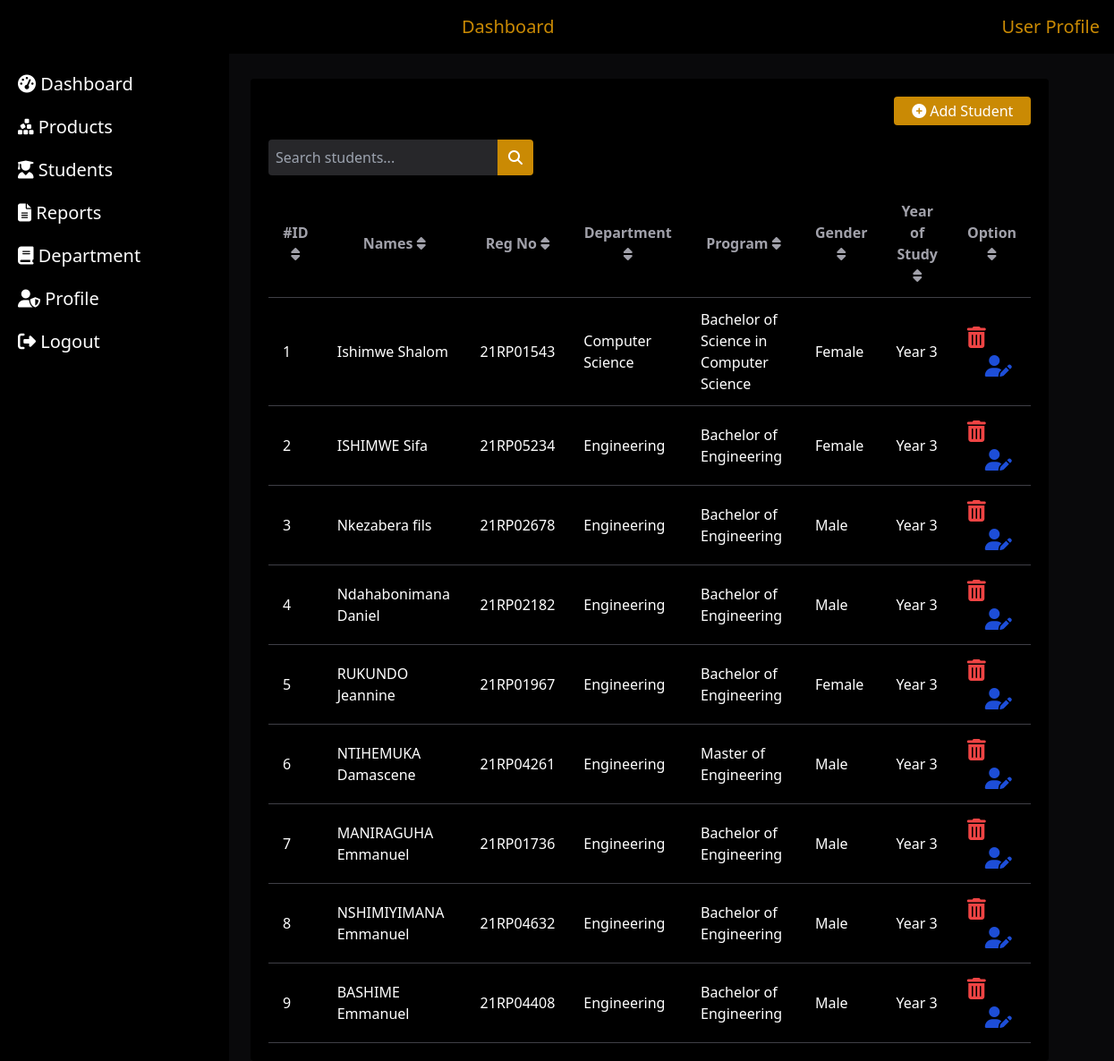
Page /student on the committed database.
### tables this page shows
CREATE TABLE students
                 (Id INTEGER PRIMARY KEY AUTOINCREMENT,
                  Name TEXT,
                  Reg_no TEXT UNIQUE,
                  gender TEXT,
                  Department TEXT,
                  Program TEXT,
                  Year TEXT,
                  Card TEXT);

### app.py (the view)
@app.route('/student', methods=['GET'])
def get_all_students():
    conn = sqlite3.connect('barcodes.db')
    c = conn.cursor()
    c.execute("SELECT Id, Name, Reg_no, Department, Program, gender as Gender, Year FROM students")
    students = [dict(zip([column[0] for column in c.description], row)) for row in c.fetchall()]
    conn.close()
    return render_template('student.html', students=students)

### templates/student.html (shortened to what this page needs)
{% extends "base.html" %}
{% block content %}
<div class="bg-black p-5 rounded">
        <div class="text-end mb-4">
            <button class="text-white bg-yellow-600 px-5 py-1 rounded" id="openModalBtn">  <i class="fa fa-circle-plus"></i> Add Student</button>
     </div>
  <div class="mb-4 flex">
      <input type="text" id="searchInput" placeholder="Search students..." class="w-64 p-2 bg-zinc-800 text-white rounded-l">
      <button id="searchButton" class="bg-yellow-600 text-white px-3 py-2 rounded-r"><i class="fa fa-search"></i></button>
  </div>
  <div class="overflow-x-auto">
 <table class="w-full text-white">
        <thead>
            <tr>
                <th class="border-b border-zinc-700 px-4 text-zinc-400 py-3 cursor-pointer" data-sort="id">#ID <i class="fa-solid fa-sort"></i></th>
                  <th class="border-b border-zinc-700 px-4 text-zinc-400 py-3 cursor-pointer" data-sort="name">Names <i class="fa-solid fa-sort"></i></th>
                <th class="border-b border-zinc-700 px-4 text-zinc-400 py-3 cursor-pointer" data-sort="category">Reg No <i class="fa-solid fa-sort"></i></th>
                <th class="border-b border-zinc-700 px-4 text-zinc-400 py-3 cursor-pointer" data-sort="serial"> Department <i class="fa-solid fa-sort"></i></th>
                <th class="border-b border-zinc-700 px-4 text-zinc-400 py-3 cursor-pointer" data-sort="details"> Program <i class="fa-solid fa-sort"></i></th>
                <th class="border-b border-zinc-700 px-4 text-zinc-400 py-3 cursor-pointer" data-sort="owner">Gender <i class="fa-solid fa-sort"></i></th>
                <th class="border-b border-zinc-700 px-4 text-zinc-400 py-3 cursor-pointer" data-sort="timeGetOut">Year of Study <i class="fa-solid fa-sort"></i></th>
                <th class="border-b border-zinc-700 px-4 text-zinc-400 py-3 cursor-pointer" >Option <i class="fa-solid fa-sort"></i></th>
              </tr>
          </thead>
          <tbody id="tableRow">
              {% for student in students %}
              <tr>
                  <td class="border-b border-zinc-700 px-4 py-3">{{ loop.index}}</td>
                  <td class="border-b border-zinc-700 px-4 py-3">{{ student.Name }}</td>
                  <td class="border-b border-zinc-700 px-4 py-3">{{ student.Reg_no }}</td>
                  <td class="border-b border-zinc-700 px-4 py-3">{{ student.Department }}</td>
                  <td class="border-b border-zinc-700 px-4 py-3">{{ student.Program }}</td>
                  <td class="border-b border-zinc-700 px-4 py-3">{{ student.Gender }}</td>
                  <td class="border-b border-zinc-700 px-4 py-3">{{ student.Year }}</td>
                  <td class="border-b border-zinc-700 px-4 py-3 space-x-5" >
                      <button class="delete-btn" data-student-id="{{ student.Id }}"><i class="fa fa-trash-can text-red-500 text-2xl" title="Delete"></i></button>
                      <button onclick="openEditModal('{{ student.Name }}, {{ student.Reg_no }}, {{ student.Department }}, {{ student.Program }},{{ student.Gender }}')" class="edit-btn" data-student-id="{{ student.Id }}">
                        <i class="fa fa-user-pen text-blue-700 text-2xl" title="Edit"></i>
                      </button>
                    </td>
              </tr>
              {% endfor %}
          </tbody>
    </table>
    </div>
</div>
</div>
{% endblock %}

### templates/base.html (shortened to what this page needs)
    <!DOCTYPE html>
    <html lang="en">
    <head>
      <script src="static/Js/tailwind.js"></script>
      <script src="https://cdn.tailwindcss.com"></script>
      <link rel="stylesheet" href="https://cdnjs.cloudflare.com/ajax/libs/font-awesome/6.6.0/css/all.min.css">
    </head>
    <body class="bg-zinc-950">
        <div class="bg-black text-white p-4 flex justify-between items-center fixed top-0 left-0 right-0 z-50">
            <h1 class="text-xl text-yellow-600">Dashboard</h1>
            <div>
              <span class="text-xl text-yellow-600">User Profile</span>
            </div>
          </div>
          <div class="flex h-screen">
            <div id="sidebar" class="sidebar pt-20 bg-black w-64 min-h-screen p-4 md:block fixed left-0 top-0 overflow-y-auto">
              <ul class="space-y-5">
                <li><a href="/dashboard" class="text-white text-xl hover:border-b-2 hover:border-yellow-600 hover:text-yellow-600 p-1 "> <i class="fa-solid fa-gauge-high"></i> Dashboard</a></li>
                <li><a href="/product" class="text-white text-xl hover:border-b-2 hover:border-yellow-600 hover:text-yellow-600 p-1 "> <i class="fa-solid fa-cubes-stacked"></i> Products</a></li>
                <li><a href="/student" class="text-white text-xl hover:border-b-2 hover:border-yellow-600 hover:text-yellow-600 p-1 "> <i class="fa-solid fa-user-graduate"></i> Students</a></li>
                <li><a href="/report" class="text-white text-xl hover:border-b-2 hover:border-yellow-600 hover:text-yellow-600 p-1 "> <i class="fa-solid fa-file-lines"></i> Reports</a></li>
                <li><a href="/department" class="text-white text-xl hover:border-b-2 hover:border-yellow-600 hover:text-yellow-600 p-1 "> <i class="fa-solid fa-book"></i> Department</a></li>
                <li><a href="/profile" class="text-white text-xl hover:border-b-2 hover:border-yellow-600 hover:text-yellow-600 p-1 "> <i class="fa-solid fa-user-shield"></i> Profile</a></li>
                <li><a href="/" class="text-white text-xl hover:border-b-2 hover:border-yellow-600 hover:text-yellow-600 p-1 "> <i class="fa-solid fa-right-from-bracket"></i> Logout</a></li>
              </ul>
            </div>
            <div class="w-full md:w-4/5 p-6 md:ml-64 mt-16 mb-16">
                {% block content %}{% endblock %}
            </div>
    </body>
    </html>

### rows in the picture
students: Name "Ishimwe Shalom", Reg_no "21RP01543", Department "Computer Science", Program "Bachelor of Science in Computer Science", Gender "Female", Year "Year 3"
students: Name "ISHIMWE Sifa", Reg_no "21RP05234", Department "Engineering", Program "Bachelor of Engineering", Gender "Female", Year "Year 3"
students: Name "Nkezabera fils", Reg_no "21RP02678", Department "Engineering", Program "Bachelor of Engineering", Gender "Male", Year "Year 3"
students: Name "Ndahabonimana Daniel", Reg_no "21RP02182", Department "Engineering", Program "Bachelor of Engineering", Gender "Male", Year "Year 3"
students: Name "RUKUNDO Jeannine", Reg_no "21RP01967", Department "Engineering", Program "Bachelor of Engineering", Gender "Female", Year "Year 3"
students: Name "NTIHEMUKA Damascene", Reg_no "21RP04261", Department "Engineering", Program "Master of Engineering", Gender "Male", Year "Year 3"
students: Name "MANIRAGUHA Emmanuel", Reg_no "21RP01736", Department "Engineering", Program "Bachelor of Engineering", Gender "Male", Year "Year 3"
students: Name "NSHIMIYIMANA Emmanuel", Reg_no "21RP04632", Department "Engineering", Program "Bachelor of Engineering", Gender "Male", Year "Year 3"
students: Name "BASHIME Emmanuel", Reg_no "21RP04408", Department "Engineering", Program "Bachelor of Engineering", Gender "Male", Year "Year 3"
